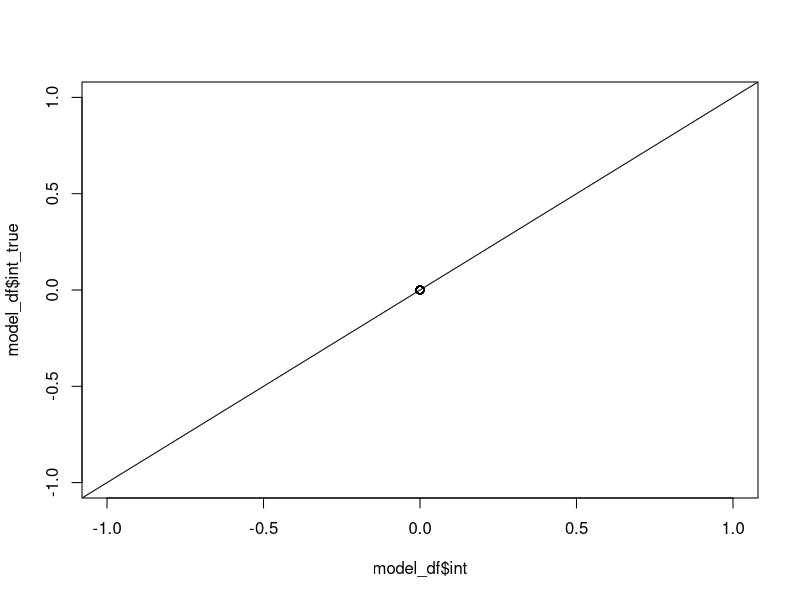
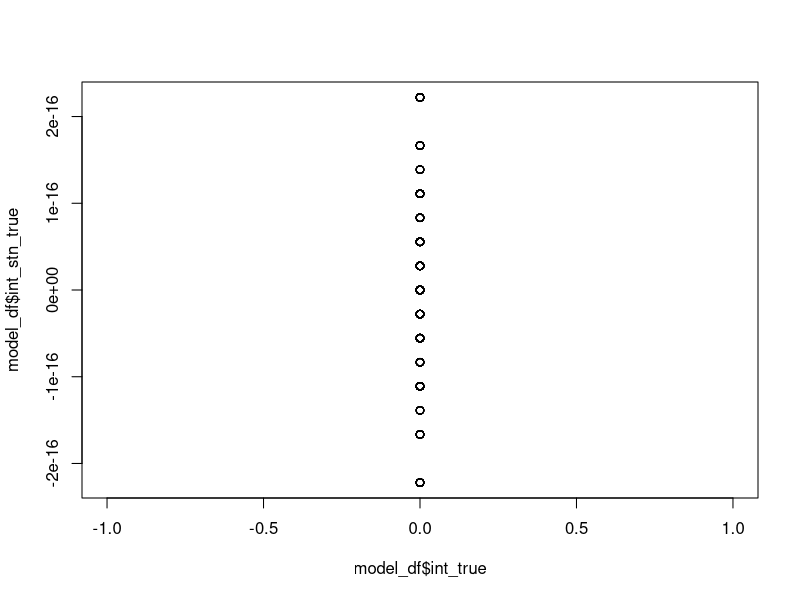
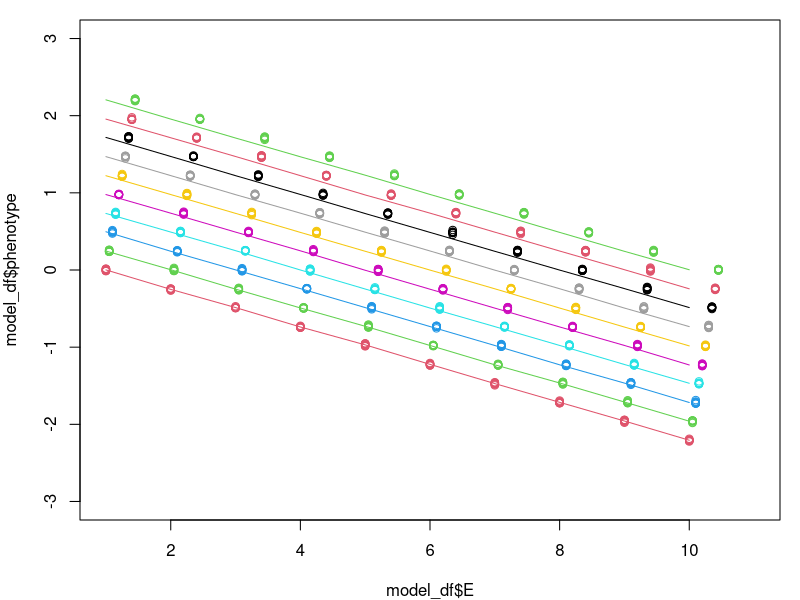
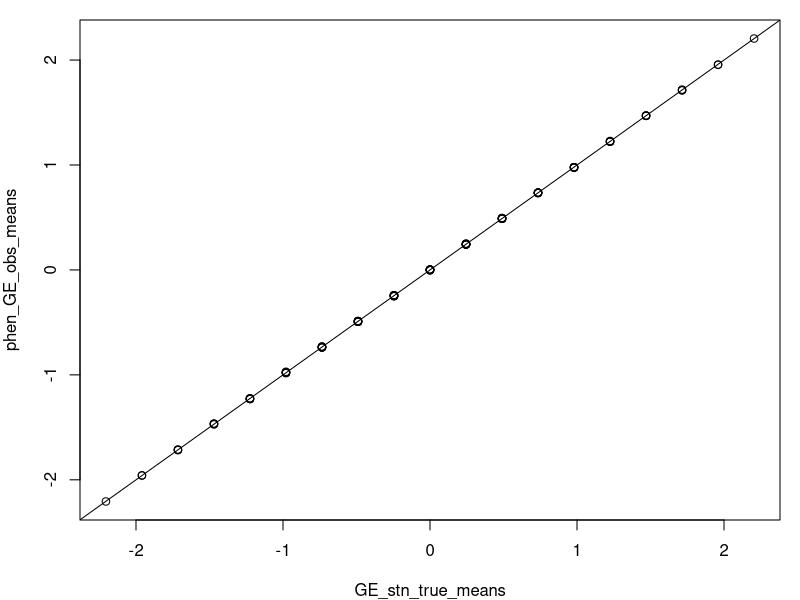
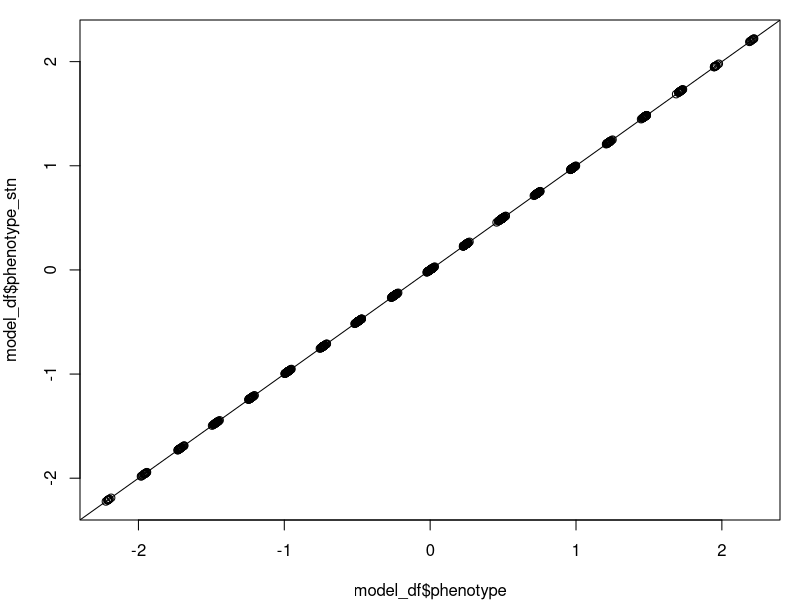
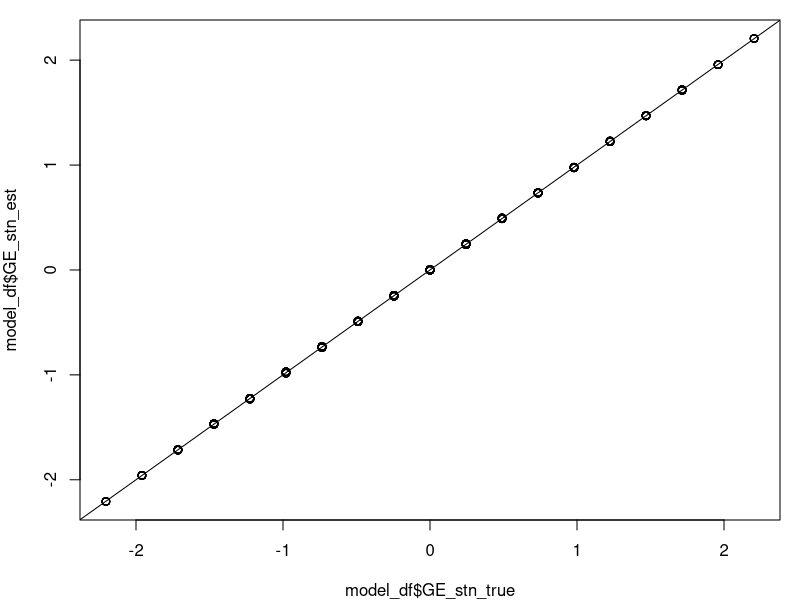
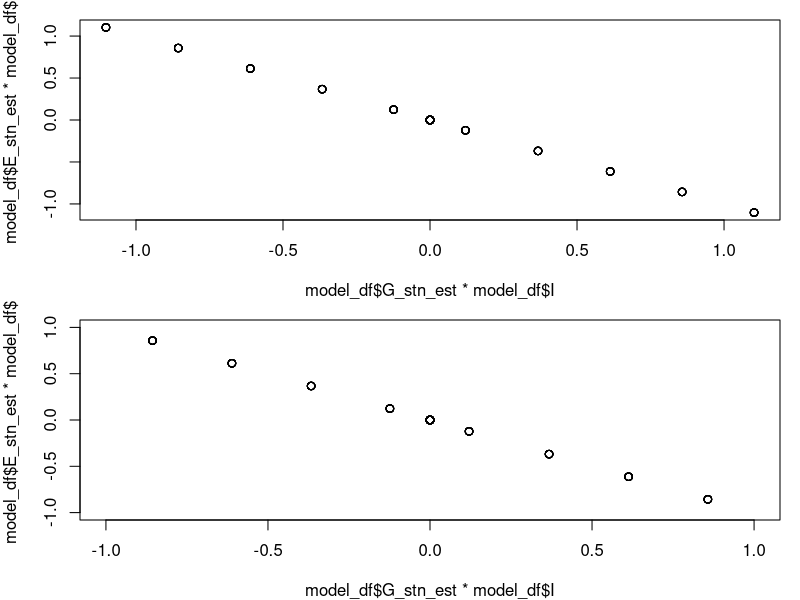
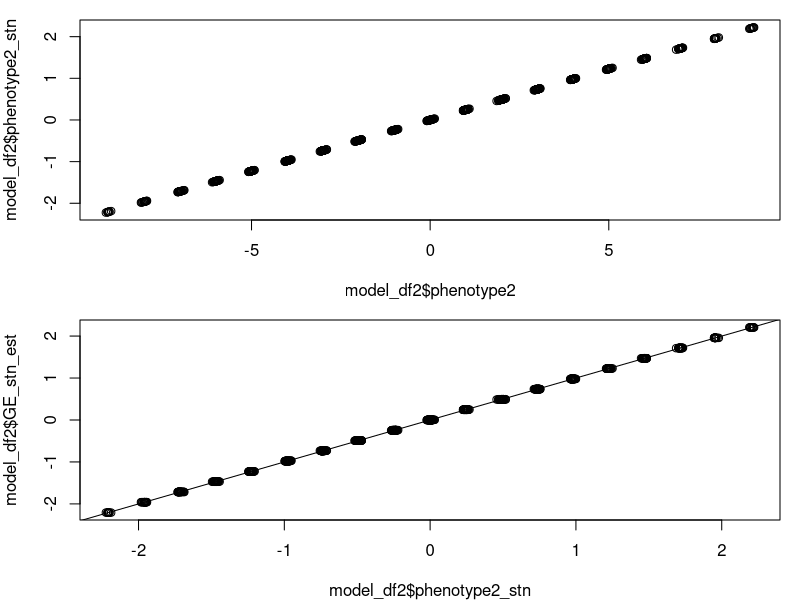

R code for these plots, in order:
## ---- chunk 1
knitr::opts_chunk$set(echo = TRUE)
  library("emmeans")
  library("lme4")
  library("rlist")
  library("dplyr")
## ---- chunk 2

beta1 = -1 # the amount the phenotype changes across 1 value of the environment (i.e., the slope). This is essentially the amount/degree of phenotypic plasticity that is the same across genotypes.

n_genotypes = 10 # the number of genotypes collected from different locations
n = 10 # sample size
beta2 = 1 # the amount the phenotype changes from one genotype to the next. This is essitially the increase intercept from one genotype to the next.

scale = 0.01 # the scale for sd_noise within pops compared to sd_means among pops
# I'll let you explore the space, but I think the upper would be scale = 1
# I'd start with scale = 1 and scale = 1/2 and see what that looks like

sd_int = 0#n_genotypes # sd of the interaction terms that will be drawn
    #  beta1 <- 1
    #  beta2 <- 1
    
    # Generate data
    
    n_environments = n_genotypes # the number of common garden environments that the genotypes are grown in. Basically, genotype[i] orginates from environment[i]. This matching between genotypes and environment is important for the the cov(G,E) calculation. Here, we only consider the case of the complete reciprocal transplant experiment.

    ## Create levels of genotypes and environments ####
    G = rep(1:n_genotypes, each=n*n_genotypes) # '0' n times, '1' n times
    E = rep(1:n_environments,times=n*n_genotypes) # '0'x50, '1'x50, '0'x50, '1'x50
    #set.seed(97)
    

    ## Create interaction effect for each level of both factors ####
    # In this case we assume the GxE interactions are a 
    # normally distributed random variable with a mean of 0
    # As the sd increases, so does the GxE among treatments
    if(sd_int == 0){
      int = 0
    }else{
    int <- rnorm(n_genotypes * n_environments, 0, sd=sd_int)
    }
    # no GxE
 
     # this sd determines the amount of GxE
    int_df <- data.frame(expand.grid(G=1:n_genotypes, E=1:n_environments), 
                         int)
    
    ### Create the model dataframe ####
    model_df <- data.frame(G, E)
    model_df$GE_factor <- paste0("G",model_df$G, "E", model_df$E)
    model_df <- merge(model_df, int_df)
    model_df <- model_df[order(model_df$G, model_df$E),]
    dim(model_df)
    head(model_df, 30)
    
    # Generate phenotype data using the regression equation ####
    model_df$GE_true = beta1*model_df$E + beta2*model_df$G + model_df$int
    
    G_true <- data.frame(G=1:n_genotypes, G_true=tapply(model_df$GE_true, model_df$G, mean))
    E_true <- data.frame(E=1:n_genotypes , E_true=tapply(model_df$GE_true, model_df$E, mean))
    
    model_df1 <- merge(model_df,G_true)
    model_df2 <- merge(model_df1,E_true)
    model_df <- model_df2
    
    model_df$mean_true <- mean(model_df$GE_true)
    
    model_df$int_true <- model_df$mean_true + model_df$GE_true - 
                        model_df$G_true -   model_df$E_true
    head(model_df)
    tail(model_df)
    par(mfrow=c(1,1))
    plot(model_df$int, model_df$int_true)
    abline(0,1)
## ---- chunk 3
GE_true_means <- tapply(model_df$GE_true, model_df$GE_factor, mean)

model_df$GE_stn_true <- (model_df$GE_true - mean(GE_true_means))/sd(GE_true_means)

GE_stn_true_means <- tapply(model_df$GE_stn_true, model_df$GE_factor, mean)

    G_stn_true <- data.frame(G=1:n_genotypes, G_stn_true=tapply(model_df$GE_stn_true, model_df$G, mean))
    E_stn_true <- data.frame(E=1:n_genotypes , E_stn_true=tapply(model_df$GE_stn_true, model_df$E, mean))
    
    model_df1 <- merge(model_df,G_stn_true)
    model_df2 <- merge(model_df1,E_stn_true)
    model_df <- model_df2

    model_df$mean_stn_true <- mean(model_df$GE_stn_true)
    
    model_df$int_stn_true <- model_df$mean_stn_true + model_df$GE_stn_true - 
                        model_df$G_stn_true -   model_df$E_stn_true
    head(model_df)
    tail(model_df)
    par(mfrow=c(1,1))
    plot(model_df$int_true, model_df$int_stn_true)
      # awesome
## ---- chunk 4
sd(GE_stn_true_means)
# I guess this will always be 1 because we standardize.
sd_noise <- sd(as.numeric(GE_stn_true_means))*scale
model_df$e = rnorm(n*n_genotypes*n_environments, 0, sd=sd_noise) # Random noise

model_df$phenotype <- model_df$GE_stn_true + model_df$e
head(model_df)
## ---- chunk 5
   par(mfrow=c(1,1), mar=c(4,4,1,1))
    plot(model_df$phenotype~model_df$E, col=0, xlim=c(1,n_genotypes+1), ylim=c(-3,3))
    for (m in 1:n_genotypes){
      x <- model_df$E[model_df$G==m]+0.05*(m-1)
      points(model_df$phenotype[model_df$G==m]~x, col=m+1)
      p_means <- tapply(model_df$phenotype[model_df$G==m],model_df$E[model_df$G==m], mean)
      points(p_means~as.numeric(names(p_means)),
             col=m+1, type="l")
    }
## ---- chunk 6
# Step A: standardize by mean(GE_means) and sd(GE_means)
phen_GE_obs_means <- tapply(model_df$phenotype, model_df$GE_factor, mean)

plot(GE_stn_true_means, phen_GE_obs_means) #sanity check
abline(0,1)

model_df$phenotype_stn <- (model_df$phenotype-mean(phen_GE_obs_means))/sd(phen_GE_obs_means)

plot(model_df$phenotype, model_df$phenotype_stn)
abline(0,1)

# Step B: calculate observed G_means and E_means and interaction
    G_stn_est <- data.frame(G=1:n_genotypes, G_stn_est=tapply(model_df$phenotype_stn, model_df$G, mean))
    E_stn_est <- data.frame(E=1:n_genotypes , E_stn_est=tapply(model_df$phenotype_stn, model_df$E, mean))
    
    GE_stn_est_means <- tapply(model_df$phenotype_stn, model_df$GE_factor, mean)
    GE_stn_est_means_df <- data.frame(GE_factor=names(GE_stn_est_means) , GE_stn_est=GE_stn_est_means)
    
    model_df1 <- merge(model_df,G_stn_est)
    model_df2 <- merge(model_df1,E_stn_est)
    model_df3 <- merge(model_df2, GE_stn_est_means_df)
    model_df <- model_df3
    
    plot(model_df$GE_stn_true, model_df$GE_stn_est)
    abline(0,1) # looks good
    
    model_df$mean_stn_est <- mean(model_df$phenotype_stn)
    
    # Calculate interaction
    model_df$int_stn_est <- model_df$mean_stn_est + model_df$GE_stn_est - 
                        model_df$G_stn_est -   model_df$E_stn_est
## ---- chunk 7
head(model_df)
(true_int <- mean(abs(model_df$int_stn_true)))

(obs_int <- mean(abs(model_df$int_stn_est)))
## ---- chunk 8
head(model_df)

V_G_SS = sum((model_df$G_stn_est-model_df$mean_stn_est)^2)
V_E_SS = sum((model_df$E_stn_est-model_df$mean_stn_est)^2)
V_GE_SS = sum(model_df$int_stn_est^2)
V_error = sum((model_df$phenotype_stn - model_df$GE_stn_est)^2)

model_df$I = model_df$E==model_df$G

# Covariance pattern (ignore the 0,0 points)
par(mfrow=c(2,1))
plot(model_df$G_stn_est*model_df$I, model_df$E_stn_est*model_df$I)
plot(model_df$G_stn_est*model_df$I, model_df$E_stn_est*model_df$I, xlim=c(-1,1), ylim=c(-1,1))

V_Cov_GE <-  nrow(model_df)/sum(model_df$I)*
  sum((model_df$G_stn_est-model_df$mean_stn_est)*(model_df$E_stn_est-model_df$mean_stn_est)*model_df$I)

SS <- round(rbind(V_G_SS, V_E_SS, V_GE_SS, V_Cov_GE, V_error),2)
omega2 <- round(abs(SS)/sum(abs(SS)),2)
data.frame(SS, abs(SS), omega2)
## ---- chunk 9
# what we did to standardize: model_df$GE_stn_true <- (model_df$GE_true - mean(GE_true_means))/sd(GE_true_means)
model_df2 <- model_df[,1:3]
model_df2$phenotype2 <- model_df$phenotype*sd(GE_true_means)+mean(GE_true_means) #backtransform


# Step A: standardize by mean(GE_means) and sd(GE_means)
phen_GE_obs_means <- tapply(model_df2$phenotype2, model_df2$GE_factor, mean)

model_df2$phenotype2_stn <- (model_df2$phenotype2-mean(phen_GE_obs_means))/sd(phen_GE_obs_means)

plot(model_df2$phenotype2, model_df2$phenotype2_stn) # straight line check

# Step B: calculate observed G_means and E_means and interaction
    G_stn_est <- data.frame(G=1:n_genotypes, G_stn_est=tapply(model_df2$phenotype2_stn, model_df2$G, mean))
    E_stn_est <- data.frame(E=1:n_genotypes , E_stn_est=tapply(model_df2$phenotype2_stn, model_df2$E, mean))
    
    GE_stn_est_means <- tapply(model_df2$phenotype2_stn, model_df2$GE_factor, mean)
    GE_stn_est_means_df <- data.frame(GE_factor=names(GE_stn_est_means) , GE_stn_est=GE_stn_est_means)
    
    model_dfa <- merge(model_df2,G_stn_est)
    model_dfb <- merge(model_dfa,E_stn_est)
    model_dfc <- merge(model_dfb, GE_stn_est_means_df)
    head(model_dfc)
    model_df2 <- model_dfc
    
    plot(model_df2$phenotype2_stn, model_df2$GE_stn_est)
    abline(0,1) # looks good
    
    model_df2$mean_stn_est <- mean(model_df2$phenotype2_stn)
    
    # Calculate interaction
    model_df2$int_stn_est <- model_df2$mean_stn_est + model_df2$GE_stn_est - 
                        model_df2$G_stn_est -   model_df2$E_stn_est
    
    
## ---- chunk 10
head(model_df)
(true_int <- mean(abs(model_df$int_stn_true)))
# Although we call this "true_int", when int=0 this should be 0
# note this is a shortcut that only works with equal sample sizes

(obs_int_sim <- mean(abs(model_df$int_stn_est)))
# when int=0, this will increase as the within-population mean gets less accurate

(obs_int_emp <- mean(abs(model_df2$int_stn_est)))
